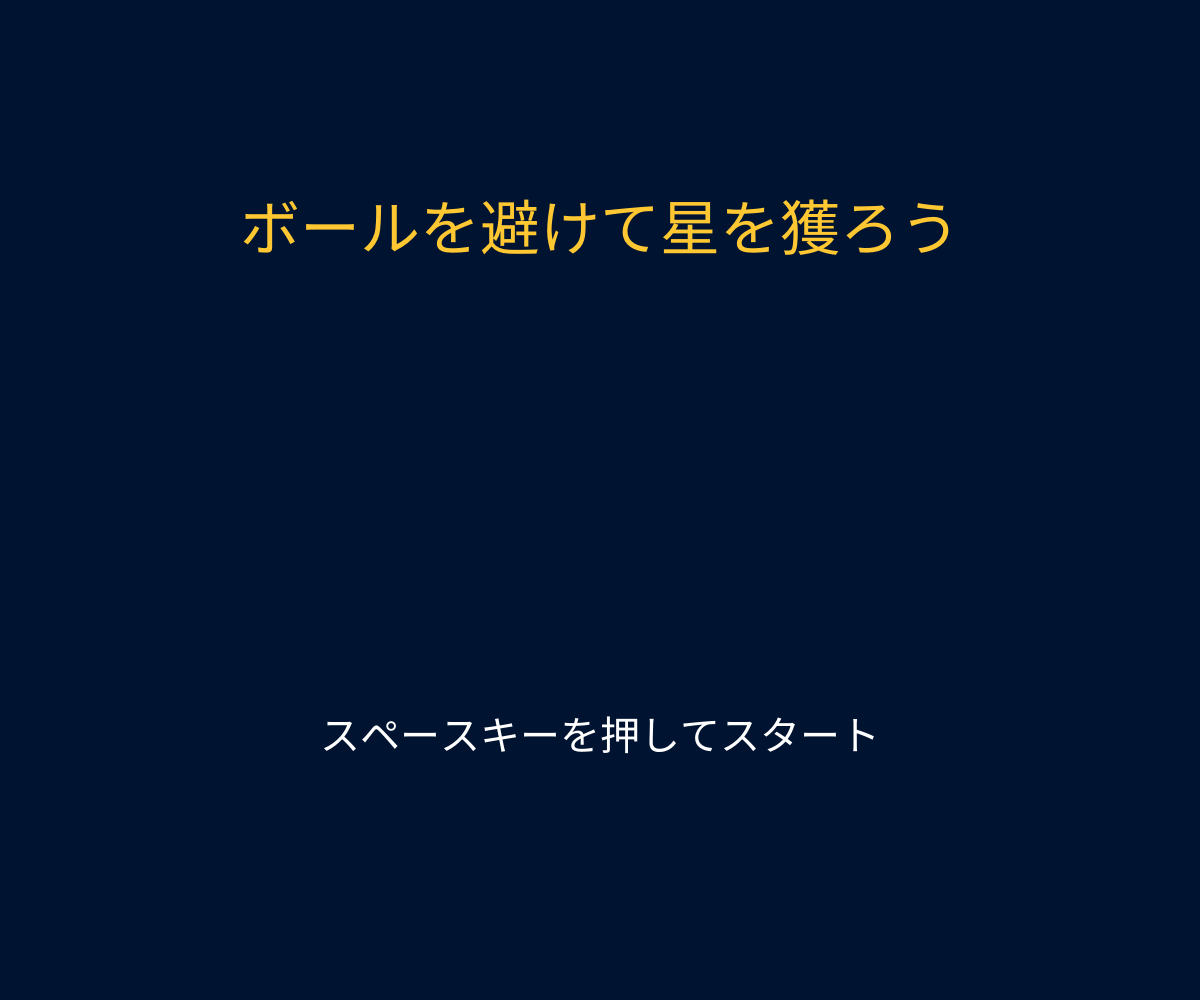
Frame 1 (no input)
Frame 60 (no input): identical to frame 1, image omitted
Frame 120 (the mouse pressed at the canvas centre since frame 60): identical to frame 1, image omitted

The p5.js sketch that drew this single still picture (run headless with seeded random() and noise() and a simulated clock; from frame 60 on, the mouse is pressed at the canvas centre):

// p5.js sketch
// ── sketch.js
// 最終課題を制作しよう

let x,y;
let p,q;
let a,b;
let balls = [];
let numberOfBalls = 10;
let gameStart = true;
let gameFailure = true; 
let gameClear = true;
let speedX,speedY;

function setup() {
  createCanvas(windowWidth, windowHeight);
  x = windowWidth / 2;
  y = windowHeight / 2;
  a = random(windowWidth);
  b = random(windowHeight);
  for(let i = 0; i < numberOfBalls; i++){
  balls.push({
    p: random(windowWidth),
    q: random(windowHeight),
    speedX: random(-5,5),
    speedY: random(-5,5),
  });
}
}
function draw(){
  //タイトル画面の設定
  if(gameStart){
  background(0,20,50);
  fill(255,200,50);
  textSize(60);
  textAlign(CENTER)
  text("ボールを避けて星を獲ろう",windowWidth/2,windowHeight/4);
  fill(255);
  textSize(40);
  textAlign(CENTER)
  text("スペースキーを押してスタート",windowWidth / 2,windowHeight*3/4);
  gameFailure = false;
  gameClear = false;

}else{  
  background(160, 192, 255);
  fill(255);
//ランダムなボールの生成  
  for(let i=0; i < numberOfBalls; i++){
    fill(0);
    ellipse(balls[i].p, balls[i].q,25);
  //ランダムな速さでボールが動く
  balls[i].p += balls[i].speedX;
  balls[i].q += balls[i].speedY;
  //画面端で反転
  if(balls[i].p < 0 || balls[i].p > windowWidth){
    balls[i].speedX *= -1;
  }
  if(balls[i].q < 0 || balls[i].q > windowHeight){
    balls[i].speedY *= -1;
  }
}
//星を描く
fill(243,233,0);
noStroke();
star(a, b, width / 20);

//プレイヤーの設定
  fill(255);
  ellipse(x, y, 25);
  x = constrain(x,0,windowWidth);
  y = constrain(y,0,windowHeight);

  if (keyIsDown(LEFT_ARROW)) {
    x -= 5;
  }
  if (keyIsDown(RIGHT_ARROW)) {
    x += 5;
  }
  if (keyIsDown(UP_ARROW)) {
    y -= 5;
  }
  if (keyIsDown(DOWN_ARROW)) {
    y += 5;
  }
  if(x < 0 || x > windowWidth){
    x == 0;
  }
  if(y < 0 || y > windowHeight){
    y == 0;
  }

  if (keyIsDown("A".charCodeAt(0))) {
    if (keyIsDown(LEFT_ARROW)) {
      x -= 10;
    } else if (keyIsDown(RIGHT_ARROW)) {
      x += 10;
    } else if (keyIsDown(UP_ARROW)) {
      y -= 10;
    } else if (keyIsDown(DOWN_ARROW)) {
      y += 10;
    }
  }
  //ゲームオーバーの条件設定（ボールに当たったらアウト）
  for(let i = 0; i < numberOfBalls; i++){
  let distance = dist(x,y,balls[i].p,balls[i].q);
  if(distance < 37.5){
    gameFailure= true;
  }
  }
  if(gameFailure){
    background(0);
    fill(255,0,0);
    textSize(90);
    textAlign(CENTER);
    text("GAME OVER",windowWidth / 2,windowHeight / 4);
    fill(255);
    textSize(50);
    textAlign(CENTER);
    text("スペースキーでリスタート",windowWidth / 2, windowHeight * 3 / 4)
  }

  //ゲームクリア時の条件設定
  if(dist(a, b, x, y) < 37.5){
    gameClear = true;
  }
  if(gameClear){
    background(0,20,50);
    fill(243,233,0);
    textSize(60);
    textAlign(CENTER);
    text("おめでとう！ゲームクリアだ！",windowWidth / 2,windowHeight / 2);
  }
}
}
function keyPressed(){
  if (key==" "){
    gameStart=!gameStart;
  }
}
function windowResized() {
  resizeCanvas(windowWidth, windowHeight);
}
 //星を描くための関数
 function star(ca,cb,radius){
  let theta = TWO_PI / 5 ; 
  let halfTheta = theta / 2;
  beginShape();
  for(let j = 0; j < 5; j++){
    let theta = TWO_PI * j * 2 / 5 - HALF_PI;
    let x = ca + cos(theta) * radius;
    let y = cb + sin(theta) * radius;
    vertex(x,y);
}
endShape(CLOSE);
}
